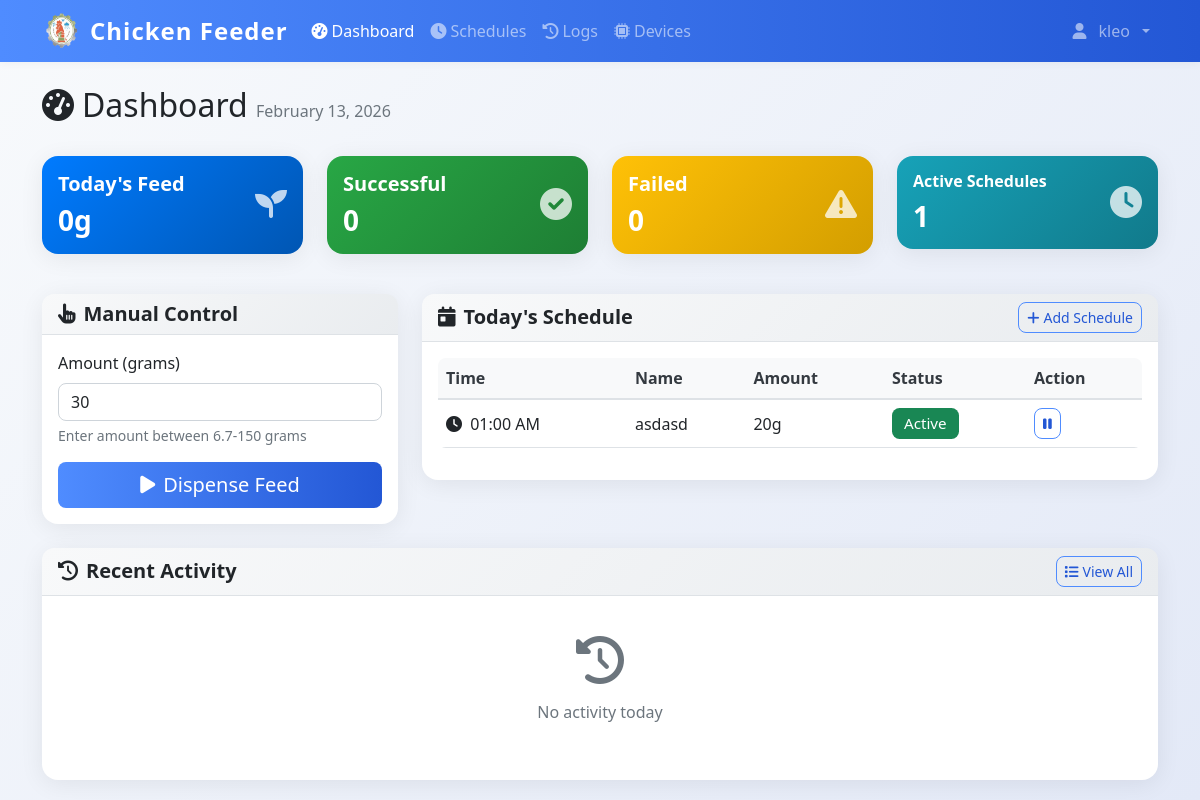
/dashboard (signed in), run on an earlier commit of the app's database.
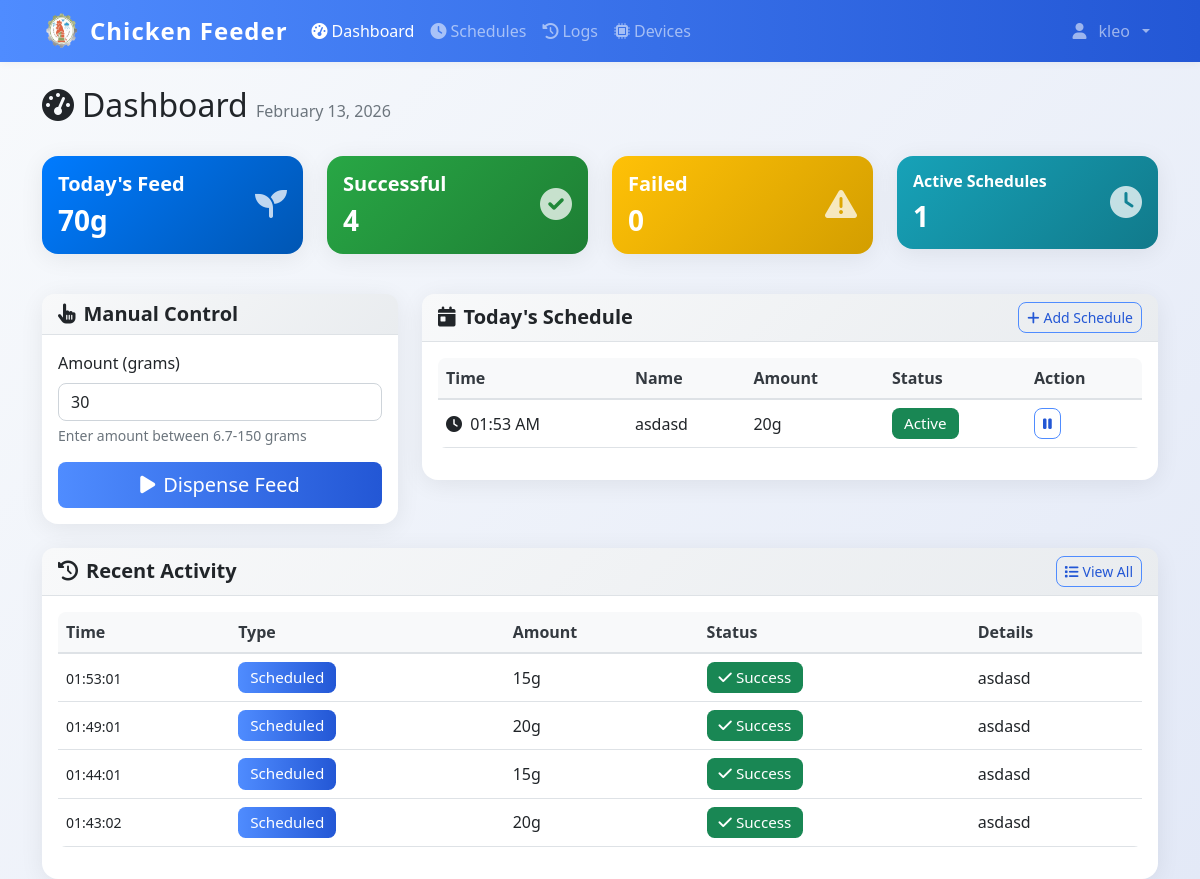
And on a later commit of the database.
### models.py (models this page shows)
class User(UserMixin, db.Model):
    id = db.Column(db.Integer, primary_key=True)
    username = db.Column(db.String(80), unique=True, nullable=False)
    email = db.Column(db.String(120), unique=True, nullable=False)
    password_hash = db.Column(db.String(120), nullable=False)
    iot_device_url = db.Column(db.String(255), nullable=True)  # e.g., 'http://192.168.1.100:5000' or 'pi_klei'
    is_admin = db.Column(db.Boolean, default=True)
    created_at = db.Column(db.DateTime, default=datetime.now)

class FeedSchedule(db.Model):
    id = db.Column(db.Integer, primary_key=True)
    name = db.Column(db.String(100), nullable=False)
    feed_time = db.Column(db.Time, nullable=False)
    amount_grams = db.Column(db.Integer, nullable=False)
    is_active = db.Column(db.Boolean, default=True)
    created_by = db.Column(db.Integer, db.ForeignKey('user.id'), nullable=False)
    created_at = db.Column(db.DateTime, default=datetime.now)
    user = db.relationship('User', backref=db.backref('schedules', lazy=True))

class DispenseLog(db.Model):
    id = db.Column(db.Integer, primary_key=True)
    timestamp = db.Column(db.DateTime, default=datetime.now, nullable=False)
    amount_grams = db.Column(db.Integer, nullable=False)
    trigger_type = db.Column(db.String(20), nullable=False)
    schedule_id = db.Column(db.Integer, db.ForeignKey('feed_schedule.id'), nullable=True)
    status = db.Column(db.String(20), default='success')
    error_message = db.Column(db.Text, nullable=True)
    image_path = db.Column(db.String(255), nullable=True)  # Path to captured feed image
    pellet_count = db.Column(db.Integer, nullable=True)  # Number of pellets detected in image
    grams_detected = db.Column(db.Float, nullable=True)  # Estimated grams of pellets in feeder
    grams_dispensed = db.Column(db.Integer, nullable=True)  # Actual amount dispensed by servo
    triggered_by = db.Column(db.Integer, db.ForeignKey('user.id'), nullable=True)
    schedule = db.relationship('FeedSchedule', backref=db.backref('dispense_logs', lazy=True))
    user = db.relationship('User', backref=db.backref('dispense_logs', lazy=True))

### app.py (the view)
@app.route('/dashboard', methods=['GET', 'POST'])
@login_required
def dashboard():
    from utils.model_utils import get_feed_ratio
    today_schedules = FeedSchedule.query.filter_by(created_by=current_user.id, is_active=True).order_by(FeedSchedule.feed_time).all()
    today_start = datetime.now().replace(hour=0, minute=0, second=0, microsecond=0)
    today_logs = DispenseLog.query.filter(
        DispenseLog.timestamp >= today_start,
        DispenseLog.triggered_by == current_user.id
    ).order_by(DispenseLog.timestamp.desc()).all()
    total_today = sum(log.amount_grams for log in today_logs if log.status == 'success')
    feed_config = get_feed_ratio()
    min_grams = feed_config.get('grams_per_drop', 6.7)
    return render_template('dashboard.html',
                         schedules=today_schedules,
                         logs=today_logs,
                         total_today=total_today,
                         min_grams=min_grams)

### templates/dashboard.html (shortened to what this page needs)
{% extends "base.html" %}
{% block content %}
<div class="container mt-4">
    <div class="row mb-4">
    <div class="col">
        <h1 class="h2">
            <i class="fas fa-tachometer-alt me-2"></i>Dashboard
            <span class="text-muted fs-6">{{ datetime.now().strftime('%B %d, %Y') }}</span>
        </h1>
    </div>
</div>
<div class="row mb-4">
    <div class="col-md-3 mb-3">
        <div class="card bg-primary text-white">
            <div class="card-body">
                <div class="d-flex justify-content-between">
                    <div>
                        <h5 class="card-title">Today's Feed</h5>
                        <h3 class="mb-0" id="total-today">{{ total_today }}g</h3>
                    </div>
                    <div class="align-self-center">
                        <i class="fas fa-seedling fa-2x opacity-75"></i>
                    </div>
                </div>
            </div>
        </div>
    </div>
    <div class="col-md-3 mb-3">
        <div class="card bg-success text-white">
            <div class="card-body">
                <div class="d-flex justify-content-between">
                    <div>
                        <h5 class="card-title">Successful</h5>
                        <h3 class="mb-0" id="successful-today">{{ logs|selectattr('status', 'equalto', 'success')|list|length }}</h3>
                    </div>
                    <div class="align-self-center">
                        <i class="fas fa-check-circle fa-2x opacity-75"></i>
                    </div>
                </div>
            </div>
        </div>
    </div>
    <div class="col-md-3 mb-3">
        <div class="card bg-warning text-white">
            <div class="card-body">
                <div class="d-flex justify-content-between">
                    <div>
                        <h5 class="card-title">Failed</h5>
                        <h3 class="mb-0" id="failed-today">{{ logs|selectattr('status', 'equalto', 'failure')|list|length }}</h3>
                    </div>
                    <div class="align-self-center">
                        <i class="fas fa-exclamation-triangle fa-2x opacity-75"></i>
                    </div>
                </div>
            </div>
        </div>
    </div>
    <div class="col-md-3 mb-3">
        <div class="card bg-info text-white">
            <div class="card-body">
                <div class="d-flex justify-content-between">
                    <div>
                        <h5 class="card-title fs-6">Active Schedules</h5>
                        <h3 class="mb-0">{{ schedules|selectattr('is_active')|list|length }}</h3>
                    </div>
                    <div class="align-self-center">
                        <i class="fas fa-clock fa-2x opacity-75"></i>
                    </div>
                </div>
            </div>
        </div>
    </div>
</div>
<div class="row">
    <div class="col-lg-4 mb-4">
        <div class="card">
            <div class="card-header">
                <h5 class="card-title mb-0">
                    <i class="fas fa-hand-pointer me-2"></i>Manual Control
                </h5>
            </div>
            <div class="card-body">
                <form id="manual-dispense-form">
                    <div class="mb-3">
                        <label for="amount" class="form-label">Amount (grams)</label>
                        <input type="number" class="form-control" id="amount" min="{{ min_grams }}" max="150" value="30" step="0.1" required>
                        <div class="form-text">Enter amount between {{ min_grams }}-150 grams</div>
                    </div>
                    <div class="d-grid">
                        <button type="submit" class="btn btn-primary btn-lg" id="dispense-btn">
                            <i class="fas fa-play me-2"></i>Dispense Feed
                        </button>
                    </div>
                </form>
            </div>
        </div>
    </div>
    <div class="col-lg-8 mb-4">
        <div class="card">
            <div class="card-header d-flex justify-content-between align-items-center">
                <h5 class="card-title mb-0">
                    <i class="fas fa-calendar-day me-2"></i>Today's Schedule
                </h5>
                <a href="{{ url_for('schedules') }}" class="btn btn-outline-primary btn-sm">
                    <i class="fas fa-plus me-1"></i>Add Schedule
                </a>
            </div>
            <div class="card-body">
                {% if schedules %}
                <div class="table-responsive">
                    <table class="table table-hover">
                        <thead>
                            <tr>
                                <th>Time</th>
                                <th>Name</th>
                                <th>Amount</th>
                                <th>Status</th>
                                <th>Action</th>
                            </tr>
                        </thead>
                        <tbody>
                            {% for schedule in schedules %}
                            <tr>
                                <td>
                                    <i class="fas fa-clock me-1"></i>
                                    {{ schedule.feed_time.strftime('%I:%M %p') }}
                                </td>
                                <td>{{ schedule.name }}</td>
                                <td>{{ schedule.amount_grams }}g</td>
                                <td>
                                    {% if schedule.is_active %}
                                        <span class="badge bg-success">Active</span>
                                    {% else %}
                                        <span class="badge bg-secondary">Inactive</span>
                                    {% endif %}
                                </td>
                                <td>
                                    <button class="btn btn-sm btn-outline-primary"
                                            onclick="toggleSchedule({{ schedule.id }})">
                                        {% if schedule.is_active %}
                                            <i class="fas fa-pause"></i>
                                        {% else %}
                                            <i class="fas fa-play"></i>
                                        {% endif %}
                                    </button>
                                </td>
                            </tr>
                            {% endfor %}
                        </tbody>
                    </table>
                </div>
                {% endif %}
            </div>
        </div>
    </div>
</div>
<div class="row">
    <div class="col-12">
        <div class="card">
            <div class="card-header d-flex justify-content-between align-items-center">
                <h5 class="card-title mb-0">
                    <i class="fas fa-history me-2"></i>Recent Activity
                </h5>
                <a href="{{ url_for('logs') }}" class="btn btn-outline-primary btn-sm">
                    <i class="fas fa-list me-1"></i>View All
                </a>
            </div>
            <div class="card-body">
                {% if logs %}
                <div class="table-responsive">
                    <table class="table table-hover">
                        <thead>
                            <tr>
                                <th>Time</th>
                                <th>Type</th>
                                <th>Amount</th>
                                <th>Status</th>
                                <th>Details</th>
                            </tr>
                        </thead>
                        <tbody>
                            {% for log in logs[:10] %}
                            <tr>
                                <td>
                                    <small>{{ log.timestamp.strftime('%H:%M:%S') }}</small>
                                </td>
                                <td>
                                    {% if log.trigger_type == 'manual' %}
                                        <span class="badge bg-info">Manual</span>
                                    {% else %}
                                        <span class="badge bg-primary">Scheduled</span>
                                    {% endif %}
                                </td>
                                <td>{{ log.amount_grams }}g</td>
                                <td>
                                    {% if log.status == 'success' %}
                                        <span class="badge bg-success">
                                            <i class="fas fa-check me-1"></i>Success
                                        </span>
                                    {% else %}
                                        <span class="badge bg-danger">
                                            <i class="fas fa-times me-1"></i>Failed
                                        </span>
                                    {% endif %}
                                </td>
                                <td style="max-width: 300px;">
                                    {% if log.schedule %}
                                        {{ log.schedule.name }}
                                    {% elif log.error_message %}
                                        <small class="text-danger" title="{{ log.error_message }}" style="cursor: help;">
                                            {{ log.error_message[:100] }}{% if log.error_message|length > 100 %}...{% endif %}
                                        </small>
                                    {% else %}
                                        -
                                    {% endif %}
                                </td>
                            </tr>
                            {% endfor %}
                        </tbody>
                    </table>
                </div>
                {% else %}
                <div class="text-center text-muted py-4">
                    <i class="fas fa-history fa-3x mb-3"></i>
                    <p>No activity today</p>
                </div>
                {% endif %}
            </div>
        </div>
    </div>
</div>
</div>
{% endblock %}

### templates/base.html (shortened to what this page needs)
<!DOCTYPE html>
<html lang="en">
<head>
    <link href="https://cdn.jsdelivr.net/npm/bootstrap@5.1.3/dist/css/bootstrap.min.css" rel="stylesheet">
    <link href="https://cdnjs.cloudflare.com/ajax/libs/font-awesome/6.0.0/css/all.min.css" rel="stylesheet">
    <link href="{{ url_for('static', filename='css/style.css') }}" rel="stylesheet">
</head>
<body>
    {% if current_user.is_authenticated %}
    <nav class="navbar navbar-expand-lg navbar-dark bg-primary">
        <div class="container">
            <div class="d-flex align-items-center gap-2">
                <img src="{{ url_for('static', filename='img/chicken-logo.png') }}" alt="Logo" style="width:40px;height:40px;" >
                <a class="navbar-brand" href="{{ url_for('dashboard') }}">
                   Chicken Feeder
                </a>
            </div>
            <div class="collapse navbar-collapse" id="navbarNav">
                <ul class="navbar-nav me-auto">
                    <li class="nav-item">
                        <a class="nav-link {% if request.endpoint == 'dashboard' %}active{% endif %}"
                           href="{{ url_for('dashboard') }}">
                            <i class="fas fa-tachometer-alt me-1"></i>Dashboard
                        </a>
                    </li>
                    <li class="nav-item">
                        <a class="nav-link {% if request.endpoint in ['schedules', 'add_schedule'] %}active{% endif %}"
                           href="{{ url_for('schedules') }}">
                            <i class="fas fa-clock me-1"></i>Schedules
                        </a>
                    </li>
                    <li class="nav-item">
                        <a class="nav-link {% if request.endpoint == 'logs' %}active{% endif %}"
                           href="{{ url_for('logs') }}">
                            <i class="fas fa-history me-1"></i>Logs
                        </a>
                    </li>
                    <li class="nav-item">
                        <a class="nav-link {% if request.endpoint in ['devices', 'add_device'] %}active{% endif %}"
                           href="{{ url_for('devices') }}">
                            <i class="fas fa-microchip me-1"></i>Devices
                        </a>
                    </li>
                </ul>
                <ul class="navbar-nav">
                    <li class="nav-item dropdown">
                        <a class="nav-link dropdown-toggle d-flex align-items-center gap-2" href="#" id="navbarDropdown" role="button"
                           data-bs-toggle="dropdown" aria-expanded="false">
                            <i class="fas fa-user me-1 "></i>{{ current_user.username }}
                        </a>
                    </li>
                </ul>
            </div>
        </div>
    </nav>
    {% endif %}
    <main class="container-fluid align-items-center">
        {% block content %}{% endblock %}
    </main>
</body>
</html>

What changed in the data, as far as the page shows it:
changed FeedSchedule "asdasd": feed_time "01:00 AM" → "01:53 AM"
added DispenseLog: timestamp "01:53:01", trigger_type "Scheduled", amount_grams "15", status "success" (drawn), schedule.name "asdasd"
added DispenseLog: timestamp "01:49:01", trigger_type "Scheduled", amount_grams "20", status "success" (drawn), schedule.name "asdasd"
added DispenseLog: timestamp "01:44:01", trigger_type "Scheduled", amount_grams "15", status "success" (drawn), schedule.name "asdasd"
added DispenseLog: timestamp "01:43:02", trigger_type "Scheduled", amount_grams "20", status "success" (drawn), schedule.name "asdasd"
Also different on the page:
{{ total_today }}: "0" → "70"
{{ logs|selectattr('status', 'equalto', 'success')|list|length }}: "0" → "4"
text no longer shown: "No activity today"
text now shown: "Time Type Amount Status Details"
